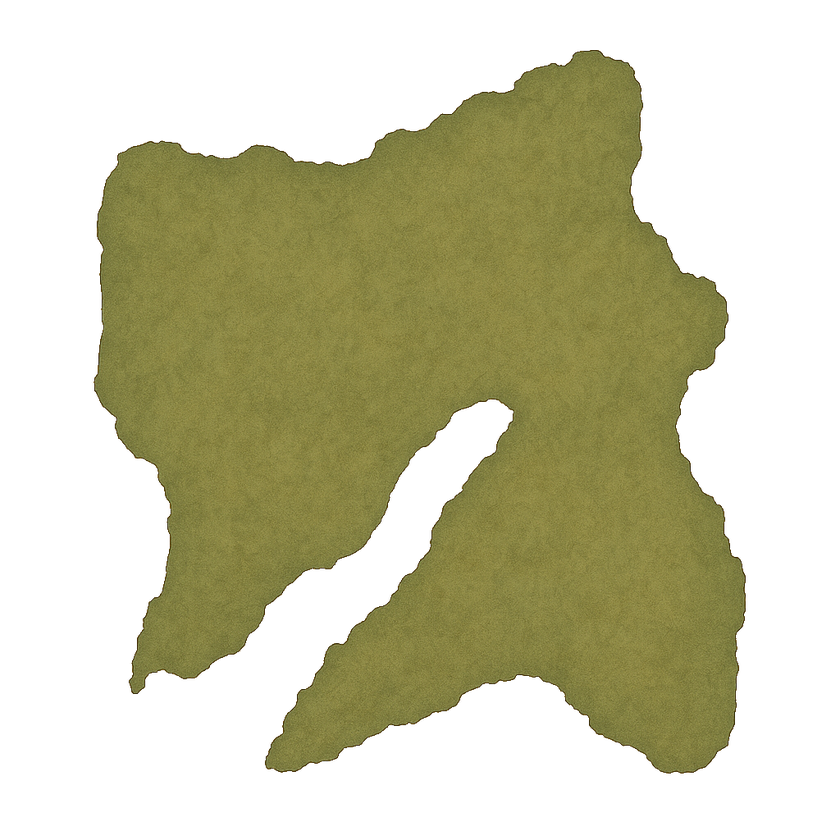
#> input picture maps/horseshoe-landmass-borderless.png, 840 x 840 px, shrunk from 1024 x 1024 before the run
$ python remove_yellow.py ../maps/horseshoe-landmass-borderless.png out.png
#> lines starting #> are read from the running program, lines starting #| are printed output that depends on the picture; after the words box and inside, x2 and y2 are one past the last pixel; in counts of white or black regions, pixels touching at a corner belong together
from PIL import Image, ImageFilter

def _sample_bg_color(img: Image.Image, patch: int = 64):
    w, h = img.size
    areas = [
        (0, 0, min(patch, w), min(patch, h)),
        (max(0, w - patch), 0, w, min(patch, h)),
        (0, max(0, h - patch), min(patch, w), h),
        (max(0, w - patch), max(0, h - patch), w, h),
    ]
    rs, gs, bs = [], [], []
    for box in areas:
        region = img.crop(box).convert("RGB")
        for r, g, b in region.getdata():
            rs.append(r); gs.append(g); bs.append(b)
    rs.sort(); gs.sort(); bs.sort()
    mid = len(rs) // 2
    return rs[mid], gs[mid], bs[mid]


def _largest_component(mask_img: Image.Image) -> Image.Image:
    w, h = mask_img.size
    m = mask_img.load()
    visited = [[False]*w for _ in range(h)]
    best_area = 0
    best_label_pixels = []
    from collections import deque
    for y in range(h):
        for x in range(w):
            if m[x, y] < 128 or visited[y][x]:
                continue
            q = deque([(x, y)])
            visited[y][x] = True
            pixels = [(x, y)]
            while q:
                cx, cy = q.popleft()
                for nx, ny in ((cx-1, cy), (cx+1, cy), (cx, cy-1), (cx, cy+1)):
                    if 0 <= nx < w and 0 <= ny < h and not visited[ny][nx] and m[nx, ny] >= 128:
                        visited[ny][nx] = True
                        q.append((nx, ny))
                        pixels.append((nx, ny))
            if len(pixels) > best_area:
                best_area = len(pixels)
                best_label_pixels = pixels
    out = Image.new('L', (w, h), 0)
    out_px = out.load()
    for x, y in best_label_pixels:
        out_px[x, y] = 255
    return out


def remove_yellow(src_path: str, dst_path: str,
                  bg_threshold: int = 60,
                  contract: int = 0,
                  expand: int = 1,
                  edge_clear: int = 0,
                  defringe_passes: int = 2) -> None:
    """Remove parchment-yellow area by color distance to the background.

    - Estimates background color from image corners.
    - Pixels within `bg_threshold` (RGB distance) become transparent.
    - Optional `contract` shrinks the kept area to avoid halos.
    """
#> called with dst_path = 'out.png', bg_threshold = 60, contract = 0, expand = 1, edge_clear = 0, defringe_passes = 2
    im = Image.open(src_path).convert("RGBA")
#> im is the input picture: PIL image 840x840 RGBA; mean R, G, B, A 61.6, 59.7, 29.9, 115.7
    rgb = im.convert("RGB")
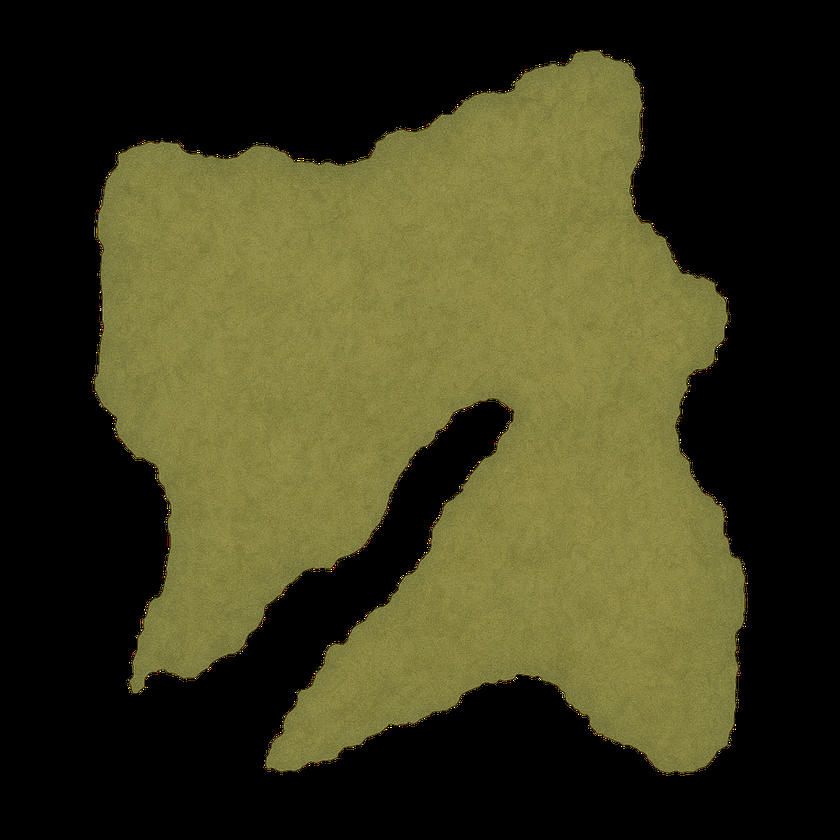
#> rgb: PIL image 840x840 RGB; mean R, G, B 61.6, 59.7, 29.9
    br, bg, bb = _sample_bg_color(rgb)
#> after the loop in _sample_bg_color, `for box in areas:`: bs = 16384 values from 0 to 0
#> in _sample_bg_color, `mid = len(rs) // 2`: mid = 8192
#> br = 0; bg = 0; bb = 0

    w, h = im.size
#> w = 840; h = 840
    alpha = Image.new("L", (w, h), 255)
#> alpha: PIL image 840x840 L; every value is 255
    a_px = alpha.load()
    r_px = rgb.load()

    thr2 = bg_threshold * bg_threshold
    for y in range(h):
        for x in range(w):
            r, g, b = r_px[x, y]
            dr = r - br; dg = g - bg; db = b - bb
            if (dr*dr + dg*dg + db*db) <= thr2:
                a_px[x, y] = 0

    if contract and contract > 0:
        size = contract if contract % 2 == 1 else contract + 1
        alpha = alpha.filter(ImageFilter.MinFilter(size=size))
    if expand and expand > 0:
        size = expand if expand % 2 == 1 else expand + 1
        alpha = alpha.filter(ImageFilter.MaxFilter(size=size))
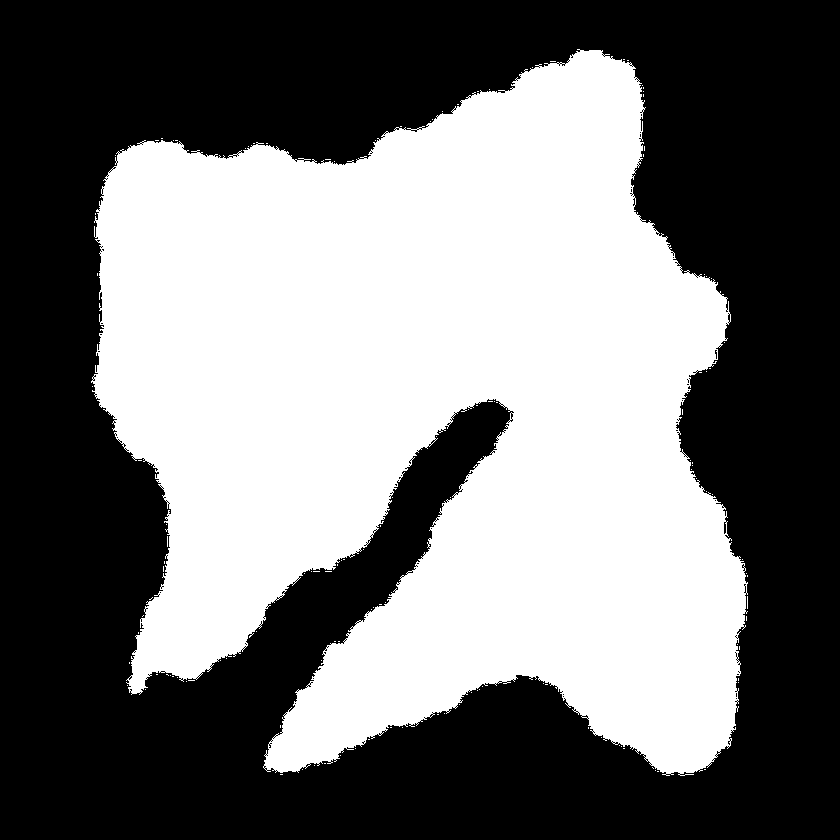
#> alpha: PIL image 840x840 L; 45.8% white; 130 white regions (129 under 20 px), largest, box (x1, y1, x2, y2) and area: (91, 49, 748, 776) 322988

    # Keep only the largest connected component to remove stray border dots
    alpha = _largest_component(alpha)
#> in _largest_component, `out = Image.new('L', (w, h), 0)`: out: PIL image 840x840 L; every value is 0
#> alpha: PIL image 840x840 L; 45.6% white; 1 white region, box (x1, y1, x2, y2) and area: (91, 50, 748, 774) 321989

    # Optionally clear a small margin near edges
    if edge_clear and edge_clear > 0:
        w, h = alpha.size
        a = alpha.load()
        ec = edge_clear
        for y in range(h):
            for x in range(w):
                if x < ec or y < ec or x >= w-ec or y >= h-ec:
                    a[x, y] = 0

    # Remove yellow fringe near transparent areas while preserving interior
    if defringe_passes and defringe_passes > 0:
        hsv = rgb.convert("HSV")
#> hsv: PIL image 840x840 HSV; mean H, S, V 18.4, 61, 61.7
        H, S, V = hsv.split()
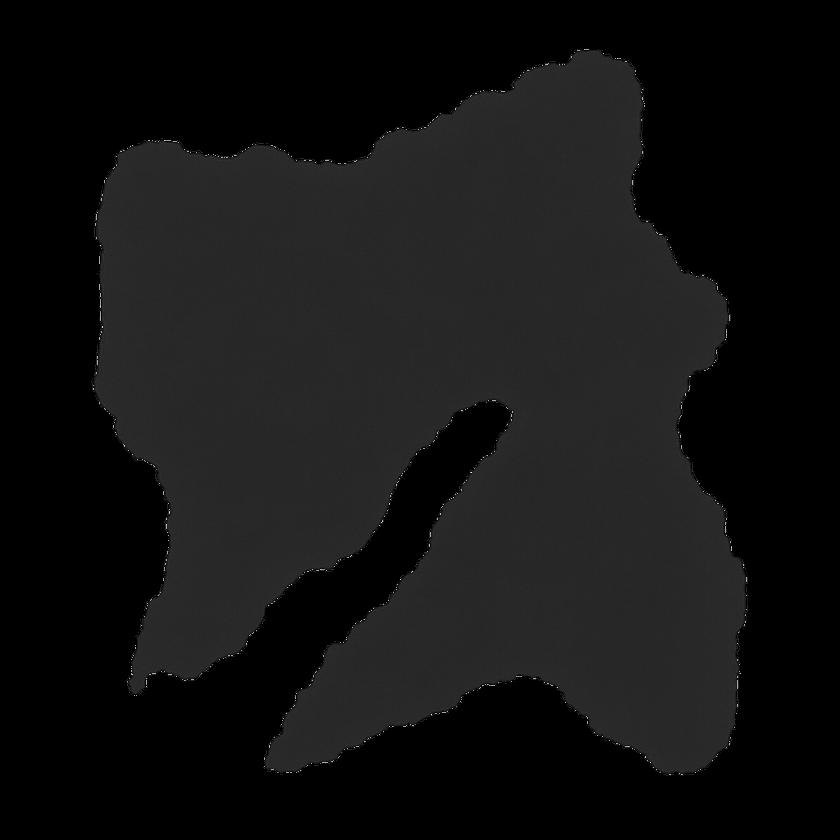
#> H: PIL image 840x840 L; min 0, max 248, mean 18.4
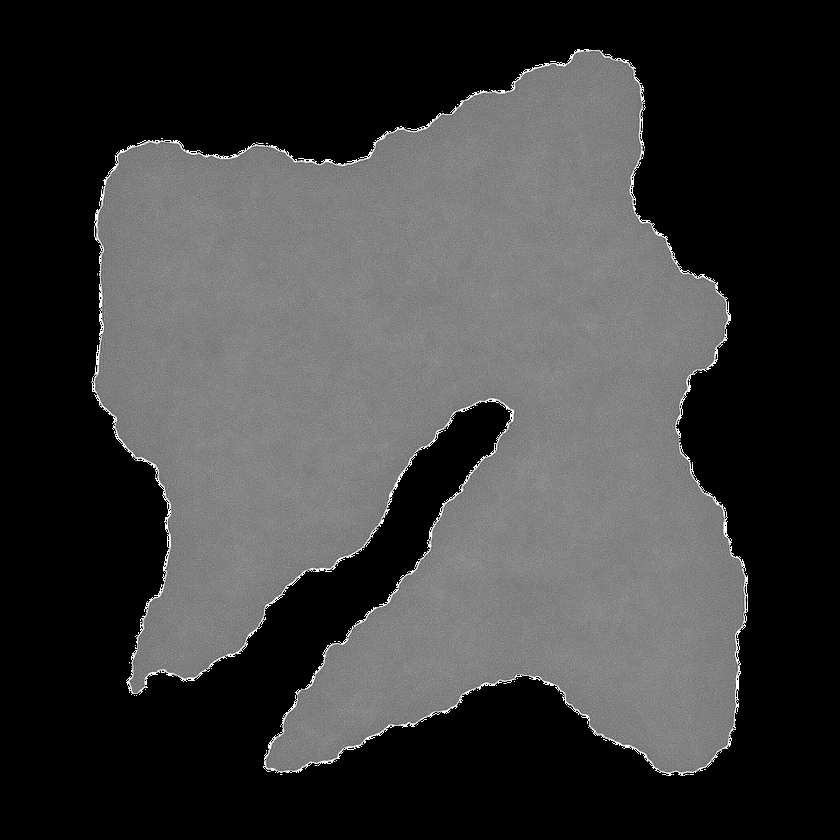
#> S: PIL image 840x840 L; min 0, max 255, mean 61
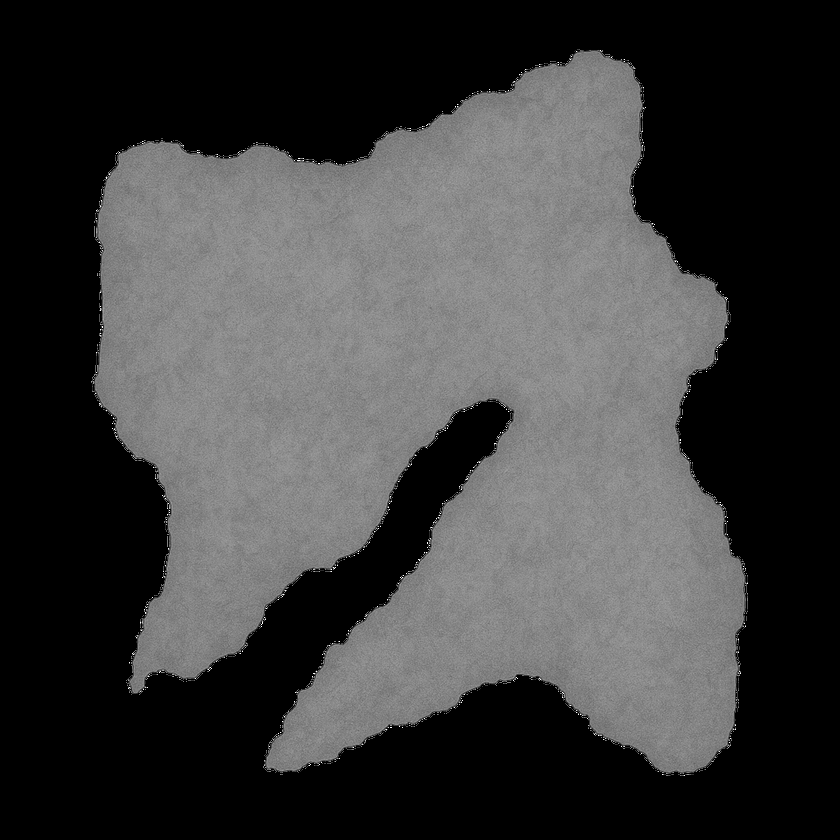
#> V: PIL image 840x840 L; min 0, max 255, mean 61.7
        H_px, S_px, V_px = H.load(), S.load(), V.load()
        a = alpha.load()
        w, h = alpha.size
        for _ in range(defringe_passes):
            to_zero = []
            for y in range(h):
                for x in range(w):
                    if a[x, y] < 128:
                        continue
                    hv = H_px[x, y] * 360.0 / 255.0
                    sv = S_px[x, y]
                    vv = V_px[x, y]
                    # Yellow band detection
                    if 20 <= hv <= 65 and sv >= 40 and vv >= 140:
                        # near edge? any neighbor transparent
                        edge = False
                        for nx in (x-1, x, x+1):
                            for ny in (y-1, y, y+1):
                                if 0 <= nx < w and 0 <= ny < h and (nx != x or ny != y):
                                    if a[nx, ny] < 64:
                                        edge = True
                                        break
                            if edge:
                                break
                        if edge:
                            to_zero.append((x, y))
            for x, y in to_zero:
                a[x, y] = 0

    r, g, b, _ = im.split()
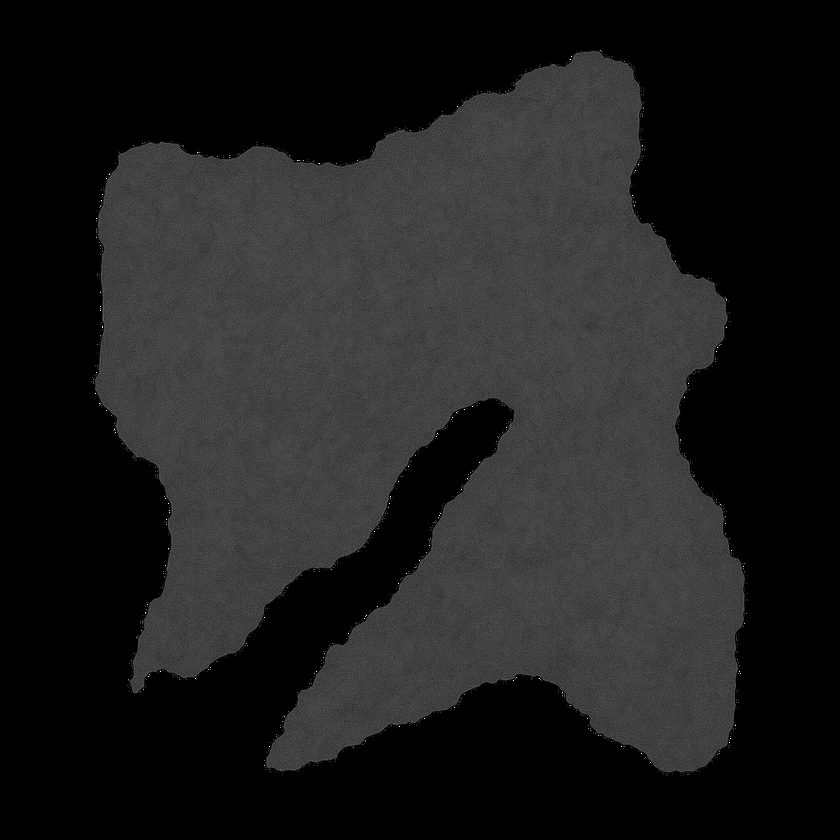
#> b: PIL image 840x840 L; min 0, max 255, mean 29.9
    out = Image.merge("RGBA", (r, g, b, alpha))
#> out: PIL image 840x840 RGBA
    out.save(dst_path)


if __name__ == "__main__":
    import argparse, os
    p = argparse.ArgumentParser(description="Remove parchment background by color distance")
    p.add_argument("src", help="source PNG path")
    p.add_argument("dst", help="output PNG path")
    p.add_argument("--bg-threshold", type=int, default=60, help="RGB distance threshold to background")
    p.add_argument("--contract", type=int, default=0, help="contract mask to avoid halo (odd px)")
    p.add_argument("--expand", type=int, default=1, help="expand mask to include outline (odd px)")
    p.add_argument("--edge-clear", type=int, default=0, help="clear this many pixels at edges")
    p.add_argument("--defringe-passes", type=int, default=2, help="remove yellow fringe near edges (iterations)")
    args = p.parse_args()

    os.makedirs(os.path.dirname(args.dst) or ".", exist_ok=True)
    remove_yellow(args.src, args.dst, args.bg_threshold, args.contract, args.expand, args.edge_clear, args.defringe_passes)
